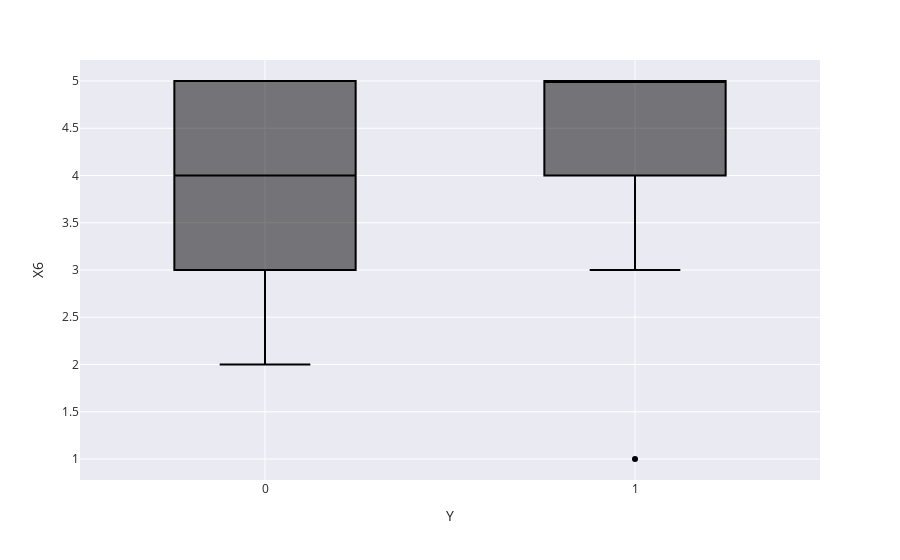

The notebook cell saved with this chart:
### Code cell
px.box(data,x=data["Y"],y=data[data.columns[6]]).update_traces(marker_color="black").update_layout(template="seaborn")

### Figure 1 — Plotly figure (JSON) as saved in the notebook; plotly's stock layout.template omitted (floating-point values rounded to 4 significant figures)
{"data": [{"alignmentgroup": "True", "hovertemplate": "Y=%{x}<br>X6=%{y}<extra></extra>", "legendgroup": "", "marker": {"color": "black"}, "name": "", "notched": false, "offsetgroup": "", "orientation": "v", "showlegend": false, "type": "box", "x": [0, 0, 1, 0, 0, 1, 0, 1, 0, 0, 0, 0, 1, 0, 0, 1, 0, 1, 0, 0, 1, 0, 0, 1, 1, 0, 1, 1, 1, 1, 0, 0, 1, 1, 1, 0, 1, 1, 1, 1, 0, 1, 0, 0, 1, 1, 1, 0, 1, 1, 1, 1, 1, 1, 1, 1, 0, 0, 1, 1, 0, 1, 1, 0, 1, 1, 0, 0, 1, 1, 1, 0, 1, 0, 1, 0, 0, 1, 0, 1, 1, 0, 1, 1, 0, 1, 1, 0, 0, 0, 0, 1, 1, 1, 0, 1, 0, 1, 1, 0, 1, 1, 0, 1, 0, 1, 1, 0, 0, 1, 0, 0, 0, 0, 0, 0, 1, 1, 1, 1, 0, 1, 1, 1, 0, 0], "x0": " ", "xaxis": "x", "y": [4, 3, 5, 5, 5, 5, 3, 5, 4, 5, 3, 4, 5, 3, 3, 4, 5, 5, 5, 4, 4, 4, 4, 4, 4, 3, 5, 4, 4, 3, 3, 5, 5, 5, 4, 4, 5, 5, 5, 4, 3, 4, 5, 4, 5, 5, 5, 4, 3, 4, 4, 4, 5, 5, 4, 4, 5, 4, 5, 4, 5, 5, 5, 5, 4, 4, 3, 4, 5, 5, 4, 3, 4, 5, 5, 4, 4, 5, 5, 5, 4, 4, 4, 4, 4, 5, 5, 3, 5, 3, 4, 5, 4, 5, 2, 5, 3, 4, 3, 4, 5, 3, 5, 4, 5, 5, 5, 4, 5, 4, 5, 4, 4, 5, 5, 5, 3, 5, 4, 1, 3, 3, 5, 5, 5, 5], "y0": " ", "yaxis": "y"}], "layout": {"boxmode": "group", "legend": {"tracegroupgap": 0}, "margin": {"t": 60}, "xaxis": {"anchor": "y", "domain": [0, 1], "title": {"text": "Y"}}, "yaxis": {"anchor": "x", "domain": [0, 1], "title": {"text": "X6"}}}}
